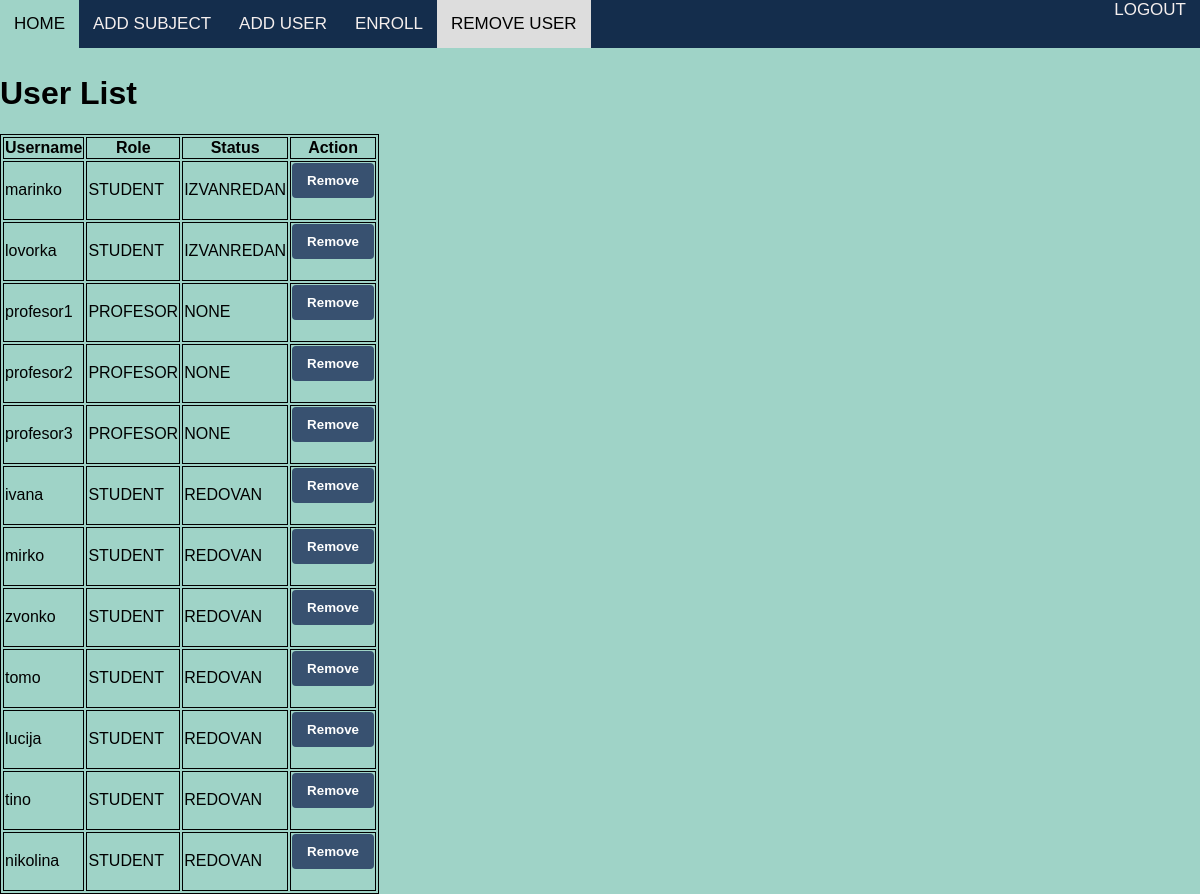
The app's page /users/ (signed in) with its own data.
### EnrollmentApp/models.py (models this page shows, shortened)
class Korisnici(AbstractUser):
    class RoleChoices(Enum):
        ADMINISTRATOR = 'administrator'
        PROFESOR = 'profesor'
        STUDENT = 'student'
    class StatusChoices(Enum):
        NONE = 'none'
        REDOVAN = 'redovan'
        IZVANREDAN = 'izvanredan'
    role = models.CharField(max_length=20, choices=[(role.value, role.name) for role in RoleChoices])
    status = models.CharField(max_length=20, choices=[(status.value, status.name) for status in StatusChoices])
    user_permissions = models.ManyToManyField(
        Permission,
        verbose_name='user permissions',
        blank=True,
        related_name='korisnici_set'
    )
    groups = models.ManyToManyField(
        'auth.Group',
        verbose_name='groups',
        blank=True,
        related_name='korisnici_set'
    )

### EnrollmentApp/views.py (the view)
# urls.py: path('users/', views.user_list, name='user_list'),
@login_required
@user_passes_test(check_admin)
def user_list(request):
    if request.method == 'POST':
        user_id = request.POST.get('user_id')
        user = Korisnici.objects.get(id=user_id)
        user.delete()
        return redirect('user_list')
    users = Korisnici.objects.exclude(role=Korisnici.RoleChoices.ADMINISTRATOR.value).order_by('status')
    return render(request, 'user_list.html', {'users': users})

### EnrollmentApp/views.py (called while the page is built)
def check_admin(user):
    return user.role == 'administrator'

### EnrollmentApp/templates/user_list.html (shortened to what this page needs)
{% load static %}
<!DOCTYPE html>
<html>
<head>
    <link rel="stylesheet" type="text/css" href="{% static 'css/style.css' %}">
</head>
<body>
    <nav>
        <div class="nav-left">
            <a href="{% url 'success' %}" >HOME</a>
            <a href="{% url 'add_subject' %}">ADD SUBJECT</a>
            <a href="{% url 'add_user' %}">ADD USER</a>
            <a href="{% url 'create_enrollment' %}">ENROLL</a>
            <a href="{% url 'user_list' %}" class="current">REMOVE USER</a>
        </div>
        <div class="nav-right">
            <a href="{% url 'logout' %}" class="logout">LOGOUT</a>
        </div>
    </nav>
    <br>
    <br>
    <br>
    <h1>User List</h1>
    <table>
        <tr>
            <th>Username</th>
            <th>Role</th>
            <th>Status</th>
            <th>Action</th>
        </tr>
        {% for user in users %}
            <tr>
                <td>{{ user.username }}</td>
                <td>{{ user.get_role_display }}</td>
                <td>{{ user.get_status_display }}</td>
                <td>
                    <form method="POST" action="{% url 'remove_user' %}">
                        <input type="submit" value="Remove">
                    </form>
                </td>
            </tr>
        {% empty %}
            <tr>
                <td colspan="4">No users found.</td>
            </tr>
        {% endfor %}
    </table>
</body>
</html>

### static/css/style.css (style rules this page uses)
body { font-family: Arial, sans-serif; background-color: #9fd3c7; margin: 0px; padding: 0px; }
form { margin-bottom: 20px; }
input[type="submit"] { background-color: #385170; color: white; padding: 10px 15px; border: none; border-radius: 4px; cursor: pointer; font-weight: bold; }
nav { position: fixed; overflow: hidden; top: 0; width: 100%; display: flex; flex-wrap: wrap; background-color: #142d4c; color: rgb(245, 239, 238); z-index: 100; }
.nav-left { display: flex; }
.nav-right { margin-left: auto; }
nav a { text-align: center; padding: 14px; text-decoration: none; font-size: 17px; overflow: hidden; color: rgb(245, 239, 238); }
.current { background-color: #ddd; color: black; }

### EnrollmentApp/templates/user_list.html (style rules this page uses)
table, th, tr, td { border: 1px solid }

### records on screen
Korisnici: username "marinko", role "STUDENT", status "IZVANREDAN"
Korisnici: username "lovorka", role "STUDENT", status "IZVANREDAN"
Korisnici: username "profesor1", role "PROFESOR", status "NONE"
Korisnici: username "profesor2", role "PROFESOR", status "NONE"
Korisnici: username "profesor3", role "PROFESOR", status "NONE"
Korisnici: username "ivana", role "STUDENT", status "REDOVAN"
Korisnici: username "mirko", role "STUDENT", status "REDOVAN"
Korisnici: username "zvonko", role "STUDENT", status "REDOVAN"
Korisnici: username "tomo", role "STUDENT", status "REDOVAN"
Korisnici: username "lucija", role "STUDENT", status "REDOVAN"
Korisnici: username "tino", role "STUDENT", status "REDOVAN"
Korisnici: username "nikolina", role "STUDENT", status "REDOVAN"
